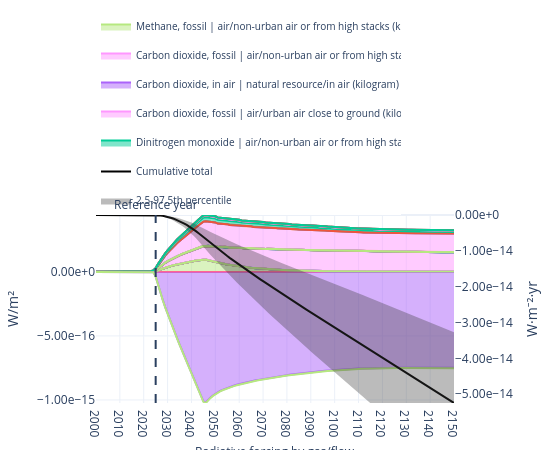

The notebook cell saved with this chart:
### Markdown cell above
### Plot radiative forcing and temperature

### Code cell
plot_rf(
    trails=trails,
    reference_year=ref_year,
    by="flow",
    year_range=(2000, 2150),
    year_tick=10,
)

### Figure 1 — Plotly figure (JSON) as saved in the notebook; plotly's stock layout.template omitted (floating-point values rounded to 4 significant figures; data arrays with more than 128 entries replaced by an {"elided": "..."} marker saying what was removed)
{"data": [{"hoverinfo": "skip", "legendgroup": "root::80", "meta": "Carbon dioxide, fossil |<br>air/lower<br>stratosphere + upper troposphere (kilogram)", "mode": "lines", "name": "Carbon dioxide, fossil | air/lower stratosphere + upper troposphere (kilogram)", "showlegend": false, "stackgroup": "positive", "type": "scatter", "x": {"elided": "151 int values"}, "y": {"elided": "151 float values"}}, {"hoverinfo": "skip", "legendgroup": "root::304", "meta": "Hexafluoroethane |<br>air/unspecified (kilogram)", "mode": "lines", "name": "Hexafluoroethane | air/unspecified (kilogram)", "showlegend": false, "stackgroup": "positive", "type": "scatter", "x": {"elided": "151 int values"}, "y": {"elided": "151 float values"}}, {"hoverinfo": "skip", "legendgroup": "root::334", "meta": "Trifluoromethane |<br>air/urban air close to<br>ground (kilogram)", "mode": "lines", "name": "Trifluoromethane | air/urban air close to ground (kilogram)", "showlegend": false, "stackgroup": "positive", "type": "scatter", "x": {"elided": "151 int values"}, "y": {"elided": "151 float values"}}, {"hoverinfo": "skip", "legendgroup": "root::344", "meta": "Bromomethane |<br>air/unspecified (kilogram)", "mode": "lines", "name": "Bromomethane | air/unspecified (kilogram)", "showlegend": false, "stackgroup": "positive", "type": "scatter", "x": {"elided": "151 int values"}, "y": {"elided": "151 float values"}}, {"hoverinfo": "skip", "legendgroup": "root::528", "meta": "Carbon dioxide, non-fossil |<br>air/urban air<br>close to ground (kilogram)", "mode": "lines", "name": "Carbon dioxide, non-fossil | air/urban air close to ground (kilogram)", "showlegend": false, "stackgroup": "positive", "type": "scatter", "x": {"elided": "151 int values"}, "y": {"elided": "151 float values"}}, {"hoverinfo": "skip", "legendgroup": "root::556", "meta": "1,1,2-Trichloro-1,2,2-trifluoroethane |<br>air/urban air close to ground (kilogram)", "mode": "lines", "name": "1,1,2-Trichloro-1,2,2-trifluoroethane | air/urban air close to ground (kilogram)", "showlegend": false, "stackgroup": "positive", "type": "scatter", "x": {"elided": "151 int values"}, "y": {"elided": "151 float values"}}, {"hoverinfo": "skip", "legendgroup": "root::564", "meta": "Sulfur hexafluoride |<br>air/urban air close to<br>ground (kilogram)", "mode": "lines", "name": "Sulfur hexafluoride | air/urban air close to ground (kilogram)", "showlegend": false, "stackgroup": "positive", "type": "scatter", "x": {"elided": "151 int values"}, "y": {"elided": "151 float values"}}, {"hovertemplate": "<b>%{meta}</b><br>Year: %{x}<br>W/m²: %{y:.6g}<extra></extra>", "legendgroup": "root::817", "meta": "Methane, fossil |<br>air/non-urban air or from<br>high stacks (kilogram)", "mode": "lines", "name": "Methane, fossil | air/non-urban air or from high stacks (kilogram)", "showlegend": true, "stackgroup": "positive", "type": "scatter", "x": {"elided": "151 int values"}, "y": {"elided": "151 float values"}}, {"hoverinfo": "skip", "legendgroup": "root::856", "meta": "1,1,1,2-Tetrafluoroethane |<br>air/unspecified<br>(kilogram)", "mode": "lines", "name": "1,1,1,2-Tetrafluoroethane | air/unspecified (kilogram)", "showlegend": false, "stackgroup": "positive", "type": "scatter", "x": {"elided": "151 int values"}, "y": {"elided": "151 float values"}}, {"hoverinfo": "skip", "legendgroup": "root::889", "meta": "Bromomethane |<br>air/urban air close to ground<br>(kilogram)", "mode": "lines", "name": "Bromomethane | air/urban air close to ground (kilogram)", "showlegend": false, "stackgroup": "positive", "type": "scatter", "x": {"elided": "151 int values"}, "y": {"elided": "151 float values"}}, {"hoverinfo": "skip", "legendgroup": "root::1121", "meta": "1,1,2-Trichloro-1,2,2-trifluoroethane |<br>air/non-urban air or from high stacks<br>(kilogram)", "mode": "lines", "name": "1,1,2-Trichloro-1,2,2-trifluoroethane | air/non-urban air or from high stacks (kilogram)", "showlegend": false, "stackgroup": "positive", "type": "scatter", "x": {"elided": "151 int values"}, "y": {"elided": "151 float values"}}, {"hoverinfo": "skip", "legendgroup": "root::1219", "meta": "Tetrafluoromethane |<br>air/unspecified<br>(kilogram)", "mode": "lines", "name": "Tetrafluoromethane | air/unspecified (kilogram)", "showlegend": false, "stackgroup": "positive", "type": "scatter", "x": {"elided": "151 int values"}, "y": {"elided": "151 float values"}}, {"hoverinfo": "skip", "legendgroup": "root::1323", "meta": "1,1-Difluoroethane |<br>air/non-urban air or<br>from high stacks (kilogram)", "mode": "lines", "name": "1,1-Difluoroethane | air/non-urban air or from high stacks (kilogram)", "showlegend": false, "stackgroup": "positive", "type": "scatter", "x": {"elided": "151 int values"}, "y": {"elided": "151 float values"}}, {"hoverinfo": "skip", "legendgroup": "root::1470", "meta": "Carbon dioxide, from soil or biomass stock |<br>air/non-urban air or from high stacks<br>(kilogram)", "mode": "lines", "name": "Carbon dioxide, from soil or biomass stock | air/non-urban air or from high stacks (kilogram)", "showlegend": false, "stackgroup": "positive", "type": "scatter", "x": {"elided": "151 int values"}, "y": {"elided": "151 float values"}}, {"hoverinfo": "skip", "legendgroup": "root::1765", "meta": "Methane, fossil |<br>air/low population density,<br>long-term (kilogram)", "mode": "lines", "name": "Methane, fossil | air/low population density, long-term (kilogram)", "showlegend": false, "stackgroup": "positive", "type": "scatter", "x": {"elided": "151 int values"}, "y": {"elided": "151 float values"}}, {"hoverinfo": "skip", "legendgroup": "root::1808", "meta": "Bromotrifluoromethane |<br>air/non-urban air or<br>from high stacks (kilogram)", "mode": "lines", "name": "Bromotrifluoromethane | air/non-urban air or from high stacks (kilogram)", "showlegend": false, "stackgroup": "positive", "type": "scatter", "x": {"elided": "151 int values"}, "y": {"elided": "151 float values"}}, {"hoverinfo": "skip", "legendgroup": "root::1915", "meta": "Methane, non-fossil |<br>air/unspecified<br>(kilogram)", "mode": "lines", "name": "Methane, non-fossil | air/unspecified (kilogram)", "showlegend": false, "stackgroup": "positive", "type": "scatter", "x": {"elided": "151 int values"}, "y": {"elided": "151 float values"}}, {"hoverinfo": "skip", "legendgroup": "root::2008", "meta": "Dichloromethane |<br>air/unspecified (kilogram)", "mode": "lines", "name": "Dichloromethane | air/unspecified (kilogram)", "showlegend": false, "stackgroup": "positive", "type": "scatter", "x": {"elided": "151 int values"}, "y": {"elided": "151 float values"}}, {"hovertemplate": "<b>%{meta}</b><br>Year: %{x}<br>W/m²: %{y:.6g}<extra></extra>", "legendgroup": "root::2278", "meta": "Carbon dioxide, fossil |<br>air/non-urban air or<br>from high stacks (kilogram)", "mode": "lines", "name": "Carbon dioxide, fossil | air/non-urban air or from high stacks (kilogram)", "showlegend": true, "stackgroup": "positive", "type": "scatter", "x": {"elided": "151 int values"}, "y": {"elided": "151 float values"}}, {"hoverinfo": "skip", "legendgroup": "root::2326", "meta": "Dichlorodifluoromethane |<br>air/urban air close<br>to ground (kilogram)", "mode": "lines", "name": "Dichlorodifluoromethane | air/urban air close to ground (kilogram)", "showlegend": false, "stackgroup": "positive", "type": "scatter", "x": {"elided": "151 int values"}, "y": {"elided": "151 float values"}}, {"hoverinfo": "skip", "legendgroup": "root::2477", "meta": "Carbon dioxide, non-fossil |<br>air/unspecified<br>(kilogram)", "mode": "lines", "name": "Carbon dioxide, non-fossil | air/unspecified (kilogram)", "showlegend": false, "stackgroup": "positive", "type": "scatter", "x": {"elided": "151 int values"}, "y": {"elided": "151 float values"}}, {"hoverinfo": "skip", "legendgroup": "root::2581", "meta": "1,1,2-Trichloro-1,2,2-trifluoroethane |<br>air/unspecified (kilogram)", "mode": "lines", "name": "1,1,2-Trichloro-1,2,2-trifluoroethane | air/unspecified (kilogram)", "showlegend": false, "stackgroup": "positive", "type": "scatter", "x": {"elided": "151 int values"}, "y": {"elided": "151 float values"}}, {"hoverinfo": "skip", "legendgroup": "root::2685", "meta": "Methane, non-fossil |<br>air/urban air close to<br>ground (kilogram)", "mode": "lines", "name": "Methane, non-fossil | air/urban air close to ground (kilogram)", "showlegend": false, "stackgroup": "positive", "type": "scatter", "x": {"elided": "151 int values"}, "y": {"elided": "151 float values"}}, {"hoverinfo": "skip", "legendgroup": "root::2759", "meta": "Dichloromethane |<br>air/urban air close to<br>ground (kilogram)", "mode": "lines", "name": "Dichloromethane | air/urban air close to ground (kilogram)", "showlegend": false, "stackgroup": "positive", "type": "scatter", "x": {"elided": "151 int values"}, "y": {"elided": "151 float values"}}, {"hoverinfo": "skip", "legendgroup": "root::3649", "meta": "Tetrafluoromethane |<br>air/urban air close to<br>ground (kilogram)", "mode": "lines", "name": "Tetrafluoromethane | air/urban air close to ground (kilogram)", "showlegend": false, "stackgroup": "positive", "type": "scatter", "x": {"elided": "151 int values"}, "y": {"elided": "151 float values"}}, {"hoverinfo": "skip", "legendgroup": "root::4068", "meta": "Methane, fossil |<br>air/urban air close to<br>ground (kilogram)", "mode": "lines", "name": "Methane, fossil | air/urban air close to ground (kilogram)", "showlegend": false, "stackgroup": "positive", "type": "scatter", "x": {"elided": "151 int values"}, "y": {"elided": "151 float values"}}, {"hoverinfo": "skip", "legendgroup": "root::4371", "meta": "Sulfur hexafluoride |<br>air/non-urban air or<br>from high stacks (kilogram)", "mode": "lines", "name": "Sulfur hexafluoride | air/non-urban air or from high stacks (kilogram)", "showlegend": false, "stackgroup": "positive", "type": "scatter", "x": {"elided": "151 int values"}, "y": {"elided": "151 float values"}}, {"hoverinfo": "skip", "legendgroup": "root::4444", "meta": "Chlorodifluoromethane |<br>air/unspecified<br>(kilogram)", "mode": "lines", "name": "Chlorodifluoromethane | air/unspecified (kilogram)", "showlegend": false, "stackgroup": "positive", "type": "scatter", "x": {"elided": "151 int values"}, "y": {"elided": "151 float values"}}, {"hoverinfo": "skip", "legendgroup": "root::4578", "meta": "1,1-Difluoroethane |<br>air/unspecified<br>(kilogram)", "mode": "lines", "name": "1,1-Difluoroethane | air/unspecified (kilogram)", "showlegend": false, "stackgroup": "positive", "type": "scatter", "x": {"elided": "151 int values"}, "y": {"elided": "151 float values"}}, {"hoverinfo": "skip", "legendgroup": "root::4588", "meta": "Dinitrogen monoxide |<br>air/low population<br>density, long-term (kilogram)", "mode": "lines", "name": "Dinitrogen monoxide | air/low population density, long-term (kilogram)", "showlegend": false, "stackgroup": "positive", "type": "scatter", "x": {"elided": "151 int values"}, "y": {"elided": "151 float values"}}, {"hoverinfo": "skip", "legendgroup": "root::4656", "meta": "Sulfur hexafluoride |<br>air/unspecified<br>(kilogram)", "mode": "lines", "name": "Sulfur hexafluoride | air/unspecified (kilogram)", "showlegend": false, "stackgroup": "positive", "type": "scatter", "x": {"elided": "151 int values"}, "y": {"elided": "151 float values"}}, {"hoverinfo": "skip", "legendgroup": "root::5031", "meta": "Carbon dioxide, non-fossil |<br>air/non-urban<br>air or from high stacks (kilogram)", "mode": "lines", "name": "Carbon dioxide, non-fossil | air/non-urban air or from high stacks (kilogram)", "showlegend": false, "stackgroup": "positive", "type": "scatter", "x": {"elided": "151 int values"}, "y": {"elided": "151 float values"}}, {"hoverinfo": "skip", "legendgroup": "root::5219", "meta": "Dinitrogen monoxide |<br>air/urban air close to<br>ground (kilogram)", "mode": "lines", "name": "Dinitrogen monoxide | air/urban air close to ground (kilogram)", "showlegend": false, "stackgroup": "positive", "type": "scatter", "x": {"elided": "151 int values"}, "y": {"elided": "151 float values"}}, {"hovertemplate": "<b>%{meta}</b><br>Year: %{x}<br>W/m²: %{y:.6g}<extra></extra>", "legendgroup": "root::5291", "meta": "Carbon dioxide, in air |<br>natural resource/in<br>air (kilogram)", "mode": "lines", "name": "Carbon dioxide, in air | natural resource/in air (kilogram)", "showlegend": true, "stackgroup": "negative", "type": "scatter", "x": {"elided": "151 int values"}, "y": {"elided": "151 float values"}}, {"hoverinfo": "skip", "legendgroup": "root::5603", "meta": "Trifluoromethane |<br>air/non-urban air or from<br>high stacks (kilogram)", "mode": "lines", "name": "Trifluoromethane | air/non-urban air or from high stacks (kilogram)", "showlegend": false, "stackgroup": "positive", "type": "scatter", "x": {"elided": "151 int values"}, "y": {"elided": "151 float values"}}, {"hoverinfo": "skip", "legendgroup": "root::5773", "meta": "Methane, from soil or biomass stock |<br>air/non-urban air or from high stacks<br>(kilogram)", "mode": "lines", "name": "Methane, from soil or biomass stock | air/non-urban air or from high stacks (kilogram)", "showlegend": false, "stackgroup": "positive", "type": "scatter", "x": {"elided": "151 int values"}, "y": {"elided": "151 float values"}}, {"hoverinfo": "skip", "legendgroup": "root::5816", "meta": "1,1,1,2-Tetrafluoroethane |<br>air/non-urban air<br>or from high stacks (kilogram)", "mode": "lines", "name": "1,1,1,2-Tetrafluoroethane | air/non-urban air or from high stacks (kilogram)", "showlegend": false, "stackgroup": "positive", "type": "scatter", "x": {"elided": "151 int values"}, "y": {"elided": "151 float values"}}, {"hoverinfo": "skip", "legendgroup": "root::6433", "meta": "Methane, non-fossil |<br>air/non-urban air or<br>from high stacks (kilogram)", "mode": "lines", "name": "Methane, non-fossil | air/non-urban air or from high stacks (kilogram)", "showlegend": false, "stackgroup": "positive", "type": "scatter", "x": {"elided": "151 int values"}, "y": {"elided": "151 float values"}}, {"hovertemplate": "<b>%{meta}</b><br>Year: %{x}<br>W/m²: %{y:.6g}<extra></extra>", "legendgroup": "root::6505", "meta": "Carbon dioxide, fossil |<br>air/urban air close<br>to ground (kilogram)", "mode": "lines", "name": "Carbon dioxide, fossil | air/urban air close to ground (kilogram)", "showlegend": true, "stackgroup": "positive", "type": "scatter", "x": {"elided": "151 int values"}, "y": {"elided": "151 float values"}}, {"hoverinfo": "skip", "legendgroup": "root::6697", "meta": "1,1-Difluoroethane |<br>air/urban air close to<br>ground (kilogram)", "mode": "lines", "name": "1,1-Difluoroethane | air/urban air close to ground (kilogram)", "showlegend": false, "stackgroup": "positive", "type": "scatter", "x": {"elided": "151 int values"}, "y": {"elided": "151 float values"}}, {"hoverinfo": "skip", "legendgroup": "root::7099", "meta": "Methane, fossil |<br>air/unspecified (kilogram)", "mode": "lines", "name": "Methane, fossil | air/unspecified (kilogram)", "showlegend": false, "stackgroup": "positive", "type": "scatter", "x": {"elided": "151 int values"}, "y": {"elided": "151 float values"}}, {"hoverinfo": "skip", "legendgroup": "root::7249", "meta": "Chlorodifluoromethane |<br>air/non-urban air or<br>from high stacks (kilogram)", "mode": "lines", "name": "Chlorodifluoromethane | air/non-urban air or from high stacks (kilogram)", "showlegend": false, "stackgroup": "positive", "type": "scatter", "x": {"elided": "151 int values"}, "y": {"elided": "151 float values"}}, {"hovertemplate": "<b>%{meta}</b><br>Year: %{x}<br>W/m²: %{y:.6g}<extra></extra>", "legendgroup": "root::7377", "meta": "Dinitrogen monoxide |<br>air/non-urban air or<br>from high stacks (kilogram)", "mode": "lines", "name": "Dinitrogen monoxide | air/non-urban air or from high stacks (kilogram)", "showlegend": true, "stackgroup": "positive", "type": "scatter", "x": {"elided": "151 int values"}, "y": {"elided": "151 float values"}}, {"hoverinfo": "skip", "legendgroup": "root::7983", "meta": "Carbon dioxide, fossil |<br>air/unspecified<br>(kilogram)", "mode": "lines", "name": "Carbon dioxide, fossil | air/unspecified (kilogram)", "showlegend": false, "stackgroup": "positive", "type": "scatter", "x": {"elided": "151 int values"}, "y": {"elided": "151 float values"}}, {"hoverinfo": "skip", "legendgroup": "root::8353", "meta": "Bromotrifluoromethane |<br>air/urban air close<br>to ground (kilogram)", "mode": "lines", "name": "Bromotrifluoromethane | air/urban air close to ground (kilogram)", "showlegend": false, "stackgroup": "positive", "type": "scatter", "x": {"elided": "151 int values"}, "y": {"elided": "151 float values"}}, {"hoverinfo": "skip", "legendgroup": "root::8441", "meta": "1,1,1,2-Tetrafluoroethane |<br>air/urban air<br>close to ground (kilogram)", "mode": "lines", "name": "1,1,1,2-Tetrafluoroethane | air/urban air close to ground (kilogram)", "showlegend": false, "stackgroup": "positive", "type": "scatter", "x": {"elided": "151 int values"}, "y": {"elided": "151 float values"}}, {"hoverinfo": "skip", "legendgroup": "root::8706", "meta": "Carbon dioxide, from soil or biomass stock |<br>air/unspecified (kilogram)", "mode": "lines", "name": "Carbon dioxide, from soil or biomass stock | air/unspecified (kilogram)", "showlegend": false, "stackgroup": "positive", "type": "scatter", "x": {"elided": "151 int values"}, "y": {"elided": "151 float values"}}, {"hoverinfo": "skip", "legendgroup": "root::8778", "meta": "Carbon dioxide, non-fossil, resource<br>correction |<br>natural resource/in air<br>(kilogram)", "mode": "lines", "name": "Carbon dioxide, non-fossil, resource correction | natural resource/in air (kilogram)", "showlegend": false, "stackgroup": "negative", "type": "scatter", "x": {"elided": "151 int values"}, "y": {"elided": "151 float values"}}, {"hoverinfo": "skip", "legendgroup": "root::9209", "meta": "Difluoromethane |<br>air/unspecified (kilogram)", "mode": "lines", "name": "Difluoromethane | air/unspecified (kilogram)", "showlegend": false, "stackgroup": "positive", "type": "scatter", "x": {"elided": "151 int values"}, "y": {"elided": "151 float values"}}, {"hoverinfo": "skip", "legendgroup": "root::9226", "meta": "Dinitrogen monoxide |<br>air/unspecified<br>(kilogram)", "mode": "lines", "name": "Dinitrogen monoxide | air/unspecified (kilogram)", "showlegend": false, "stackgroup": "positive", "type": "scatter", "x": {"elided": "151 int values"}, "y": {"elided": "151 float values"}}, {"hoverinfo": "skip", "legendgroup": "root::9415", "meta": "Dichloromethane |<br>air/non-urban air or from<br>high stacks (kilogram)", "mode": "lines", "name": "Dichloromethane | air/non-urban air or from high stacks (kilogram)", "showlegend": false, "stackgroup": "positive", "type": "scatter", "x": {"elided": "151 int values"}, "y": {"elided": "151 float values"}}, {"hoverinfo": "skip", "legendgroup": "root::9451", "meta": "Hexafluoroethane |<br>air/urban air close to<br>ground (kilogram)", "mode": "lines", "name": "Hexafluoroethane | air/urban air close to ground (kilogram)", "showlegend": false, "stackgroup": "positive", "type": "scatter", "x": {"elided": "151 int values"}, "y": {"elided": "151 float values"}}, {"hoverinfo": "skip", "legendgroup": "root::9565", "meta": "Chlorodifluoromethane |<br>air/urban air close<br>to ground (kilogram)", "mode": "lines", "name": "Chlorodifluoromethane | air/urban air close to ground (kilogram)", "showlegend": false, "stackgroup": "positive", "type": "scatter", "x": {"elided": "151 int values"}, "y": {"elided": "151 float values"}}, {"hovertemplate": "<b>Cumulative total</b><br>Year: %{x}<br>W·m⁻²·yr: %{y:.6g}<extra></extra>", "line": {"color": "black", "width": 2}, "mode": "lines", "name": "Cumulative total", "showlegend": true, "type": "scatter", "x": {"elided": "151 int values"}, "y": {"elided": "151 float values"}, "yaxis": "y2"}, {"hoverinfo": "skip", "line": {"width": 0}, "mode": "lines", "showlegend": false, "type": "scatter", "x": {"elided": "151 int values"}, "y": {"elided": "151 float values"}, "yaxis": "y2"}, {"fill": "tonexty", "fillcolor": "rgba(60,60,60,0.35)", "line": {"width": 0}, "mode": "lines", "name": "2.5-97.5th percentile", "type": "scatter", "x": {"elided": "151 int values"}, "y": {"elided": "151 float values"}, "yaxis": "y2"}], "layout": {"annotations": [{"showarrow": false, "text": "Reference year", "x": 2025, "xanchor": "center", "xref": "x", "y": 1, "yanchor": "bottom", "yref": "y domain"}, {"showarrow": false, "text": "Radiative forcing by gas/flow", "x": 0.5, "xanchor": "center", "xref": "paper", "y": -0.2, "yanchor": "top", "yref": "paper"}], "height": 450, "hoverlabel": {"align": "left", "font": {"size": 11}}, "hovermode": "x unified", "legend": {"entrywidth": 260, "entrywidthmode": "pixels", "font": {"size": 10}, "groupclick": "togglegroup", "orientation": "h", "x": 0, "xanchor": "left", "y": 1, "yanchor": "bottom"}, "margin": {"b": 40, "l": 60, "r": 60, "t": 119}, "shapes": [{"line": {"dash": "dash", "width": 2}, "type": "line", "x0": 2025, "x1": 2025, "xref": "x", "y0": 0, "y1": 1, "yref": "y domain"}], "title": {"text": "", "x": 0.5, "xanchor": "center"}, "width": 550, "xaxis": {"dtick": 10, "range": [2000, 2150], "showgrid": true, "tick0": 2000, "tickmode": "linear"}, "yaxis": {"exponentformat": "e", "range": [-1.024e-15, 4.44e-16], "showexponent": "all", "showgrid": true, "tickformat": ".2e", "title": {"text": "W/m²"}, "type": "linear"}, "yaxis2": {"exponentformat": "e", "overlaying": "y", "range": [-5.248e-14, 1.577e-17], "showexponent": "all", "showgrid": false, "side": "right", "tickformat": ".2e", "title": {"text": "W·m⁻²·yr"}}}}
